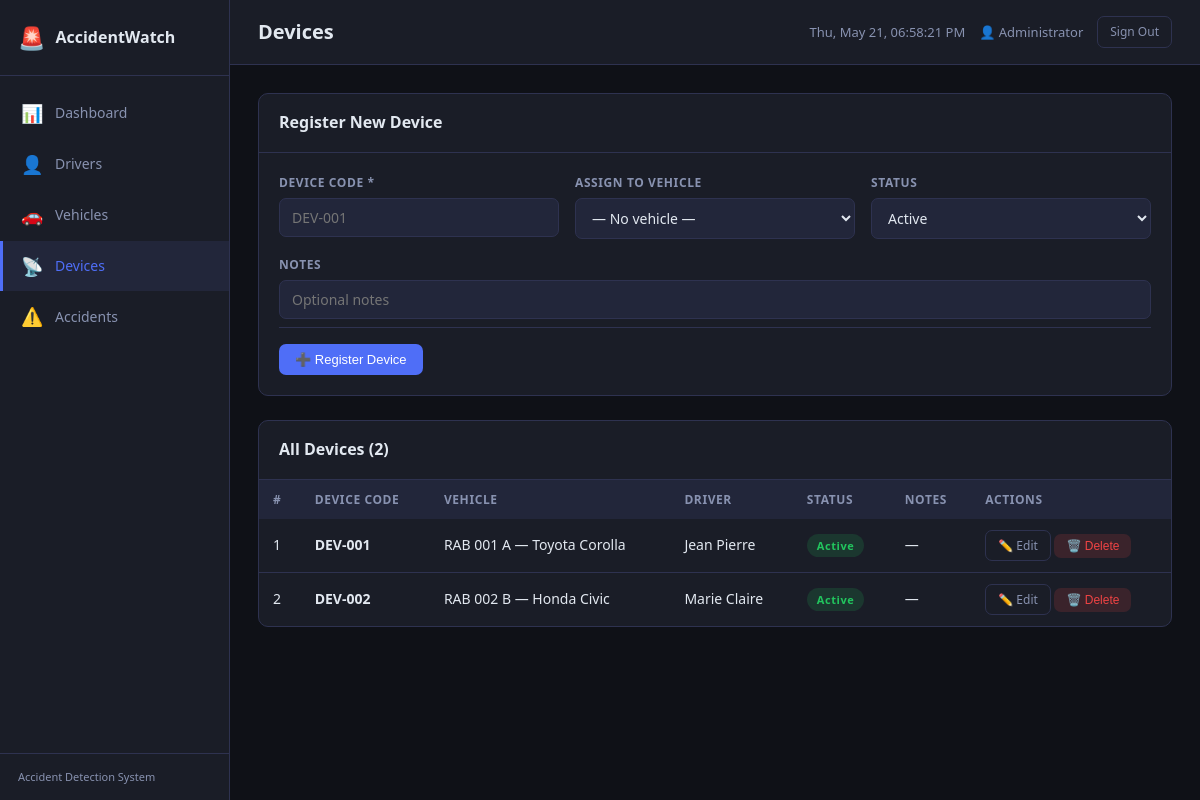
The page /dashboard/devices.php (signed in) on the database its author committed.
### tables this page shows
CREATE TABLE IF NOT EXISTS devices (
    id          INT UNSIGNED AUTO_INCREMENT PRIMARY KEY,
    device_code VARCHAR(50) NOT NULL UNIQUE,   
    vehicle_id  INT UNSIGNED,
    status      ENUM('active', 'inactive', 'maintenance') DEFAULT 'active',
    notes       TEXT,
    created_at  DATETIME DEFAULT CURRENT_TIMESTAMP,
    updated_at  DATETIME DEFAULT CURRENT_TIMESTAMP ON UPDATE CURRENT_TIMESTAMP,
    FOREIGN KEY (vehicle_id) REFERENCES vehicles(id) ON DELETE SET NULL
);

CREATE TABLE IF NOT EXISTS vehicles (
    id           INT UNSIGNED AUTO_INCREMENT PRIMARY KEY,
    plate_number VARCHAR(20)  NOT NULL UNIQUE,
    make         VARCHAR(50),                
    model        VARCHAR(50),                
    year         YEAR,
    color        VARCHAR(30),
    driver_id    INT UNSIGNED,
    created_at   DATETIME DEFAULT CURRENT_TIMESTAMP,
    updated_at   DATETIME DEFAULT CURRENT_TIMESTAMP ON UPDATE CURRENT_TIMESTAMP,
    FOREIGN KEY (driver_id) REFERENCES drivers(id) ON DELETE SET NULL
);

CREATE TABLE IF NOT EXISTS drivers (
    id             INT UNSIGNED AUTO_INCREMENT PRIMARY KEY,
    full_name      VARCHAR(100) NOT NULL,
    phone          VARCHAR(20)  NOT NULL,
    email          VARCHAR(100),
    license_number VARCHAR(50)  NOT NULL UNIQUE,
    address        TEXT,
    created_at     DATETIME DEFAULT CURRENT_TIMESTAMP,
    updated_at     DATETIME DEFAULT CURRENT_TIMESTAMP ON UPDATE CURRENT_TIMESTAMP
);

### dashboard/devices.php (the view, shortened to what this page needs)
<?php
$db  = getDB();
$editDevice = null;
$devices = $db->query("
    SELECT d.*, v.plate_number, v.make, v.model,
           dr.full_name AS driver_name
    FROM devices d
    LEFT JOIN vehicles v  ON d.vehicle_id = v.id
    LEFT JOIN drivers dr  ON v.driver_id  = dr.id
    ORDER BY d.created_at DESC
")->fetchAll();
$pageTitle = 'Devices';
require_once 'includes/header.php';
?>
<div class="card" style="margin-bottom:24px">
    <div class="card-header">
        <h2><?= $editDevice ? 'Edit Device' : 'Register New Device' ?></h2>
    </div>
    <div class="card-body">
        <form method="POST">
            <div class="form-grid">
                <div class="form-group">
                    <label>Device Code *</label>
                    <input type="text" name="device_code" required placeholder="DEV-001"
                           value="<?= htmlspecialchars($editDevice['device_code'] ?? '') ?>">
                </div>
                <div class="form-group">
                    <label>Assign to Vehicle</label>
                    <select name="vehicle_id">
                        <option value="">— No vehicle —</option>
                    </select>
                </div>
                <div class="form-group">
                    <label>Status</label>
                    <select name="status">
                        <?php foreach (['active', 'inactive', 'maintenance'] as $s): ?>
                        <option value="<?= $s ?>"
                            <?= ($editDevice['status'] ?? 'active') === $s ? 'selected' : '' ?>>
                            <?= ucfirst($s) ?>
                        </option>
                        <?php endforeach; ?>
                    </select>
                </div>
                <div class="form-group full">
                    <label>Notes</label>
                    <input type="text" name="notes" placeholder="Optional notes"
                           value="<?= htmlspecialchars($editDevice['notes'] ?? '') ?>">
                </div>
            </div>
            <div class="form-actions">
                <button type="submit" class="btn btn-primary">
                    <?= $editDevice ? '💾 Save Changes' : '➕ Register Device' ?>
                </button>
            </div>
        </form>
    </div>
</div>
<div class="card">
    <div class="card-header">
        <h2>All Devices (<?= count($devices) ?>)</h2>
    </div>
    <div class="table-wrap">
        <table>
            <thead>
                <tr>
                    <th>#</th>
                    <th>Device Code</th>
                    <th>Vehicle</th>
                    <th>Driver</th>
                    <th>Status</th>
                    <th>Notes</th>
                    <th>Actions</th>
                </tr>
            </thead>
            <tbody>
                <?php if (empty($devices)): ?>
                <tr><td colspan="7" class="empty">No devices registered yet.</td></tr>
                <?php else: ?>
                <?php foreach ($devices as $d): ?>
                <tr>
                    <td><?= $d['id'] ?></td>
                    <td><strong><?= htmlspecialchars($d['device_code']) ?></strong></td>
                    <td><?= htmlspecialchars($d['plate_number'] ? $d['plate_number'] . ' — ' . $d['make'] . ' ' . $d['model'] : '—') ?></td>
                    <td><?= htmlspecialchars($d['driver_name'] ?? '—') ?></td>
                    <td><span class="badge badge-<?= $d['status'] ?>"><?= ucfirst($d['status']) ?></span></td>
                    <td><?= htmlspecialchars($d['notes'] ?? '—') ?></td>
                    <td>
                        <a href="devices.php?edit=<?= $d['id'] ?>" class="btn btn-ghost btn-sm">✏️ Edit</a>
                        <form method="POST" style="display:inline">
                            <button type="submit" class="btn btn-danger btn-sm confirm-delete">🗑️ Delete</button>
                        </form>
                    </td>
                </tr>
                <?php endforeach; ?>
                <?php endif; ?>
            </tbody>
        </table>
    </div>
</div>
<?php require_once 'includes/footer.php'; ?>

### dashboard/includes/header.php (shortened to what this page needs)
<!DOCTYPE html>
<html lang="en">
<head>
    <link rel="stylesheet" href="/accident/web/dashboard/assets/css/style.css">
</head>
<body>
<div class="layout">
    <aside class="sidebar">
        <div class="sidebar-brand">
            <span class="brand-icon">🚨</span>
            <span class="brand-name">AccidentWatch</span>
        </div>
        <nav class="sidebar-nav">
            <?php
            $current = basename($_SERVER['PHP_SELF']);
            function navItem($href, $icon, $label, $current) {
                $active = (basename($href) === $current) ? 'active' : '';
                echo "<a href='/accident/web/dashboard/{$href}' class='nav-item {$active}'>"
                   . "<span class='nav-icon'>{$icon}</span>"
                   . "<span class='nav-label'>{$label}</span>"
                   . "</a>";
            }
            navItem('index.php',    '📊', 'Dashboard', $current);
            ?>
        </nav>
        <div class="sidebar-footer">
            <span>Accident Detection System</span>
        </div>
    </aside>
    <main class="main">
        <div class="topbar">
            <h1 class="page-title"><?= $pageTitle ?? 'Dashboard' ?></h1>
            <div class="topbar-right">
                <span class="time" id="clock"></span>
                <span class="topbar-user">👤 <?= htmlspecialchars($_SESSION['full_name'] ?? $_SESSION['username']) ?></span>
                <a href="/accident/web/dashboard/auth/logout.php" class="btn btn-ghost btn-sm">Sign Out</a>
            </div>
        </div>
        <div class="content">

### dashboard/includes/footer.php (shortened to what this page needs)
        </div>
    </main>
</div>
</body>
</html>

### rows shown on the page
devices: id "1", device_code "DEV-001", vehicle.model "RAB 001 A — Toyota Corolla", drivers.full_name "Jean Pierre", status "Active", notes "—"
devices: id "2", device_code "DEV-002", vehicle.model "RAB 002 B — Honda Civic", drivers.full_name "Marie Claire", status "Active", notes "—"

### other values the page prints
$icon "📊 👤 🚗 📡 ⚠️"
$label "Dashboard Drivers Vehicles Devices Accidents"
$pageTitle "Devices"
$_SESSION['full_name'] "Administrator"
count($devices) "2"
form field status "Active"
